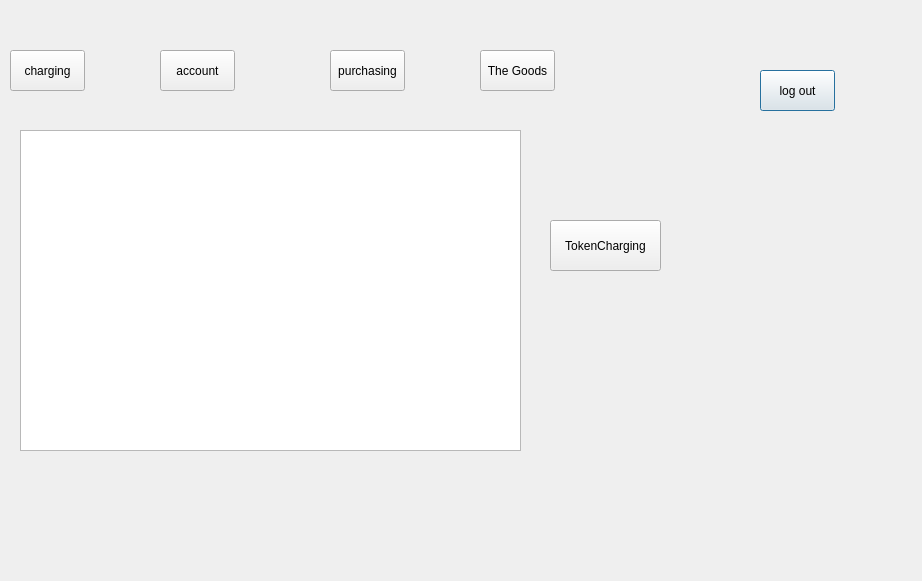
<?xml version="1.0" encoding="UTF-8"?>
<ui version="4.0">
 <class>VIPScreen</class>
 <widget class="QDialog" name="VIPScreen">
  <property name="geometry">
   <rect>
    <x>0</x>
    <y>0</y>
    <width>922</width>
    <height>581</height>
   </rect>
  </property>
  <property name="windowTitle">
   <string>Dialog</string>
  </property>
  <widget class="QPushButton" name="logout">
   <property name="geometry">
    <rect>
     <x>760</x>
     <y>70</y>
     <width>75</width>
     <height>41</height>
    </rect>
   </property>
   <property name="text">
    <string>log out</string>
   </property>
  </widget>
  <widget class="QPushButton" name="chargingBtn">
   <property name="geometry">
    <rect>
     <x>10</x>
     <y>50</y>
     <width>75</width>
     <height>41</height>
    </rect>
   </property>
   <property name="text">
    <string>charging</string>
   </property>
   <property name="checkable">
    <bool>true</bool>
   </property>
  </widget>
  <widget class="QPushButton" name="account">
   <property name="geometry">
    <rect>
     <x>160</x>
     <y>50</y>
     <width>75</width>
     <height>41</height>
    </rect>
   </property>
   <property name="text">
    <string>account</string>
   </property>
   <property name="checkable">
    <bool>true</bool>
   </property>
  </widget>
  <widget class="QPushButton" name="showgoods">
   <property name="geometry">
    <rect>
     <x>480</x>
     <y>50</y>
     <width>75</width>
     <height>41</height>
    </rect>
   </property>
   <property name="text">
    <string>The Goods</string>
   </property>
  </widget>
  <widget class="QPushButton" name="purchasingBtn">
   <property name="geometry">
    <rect>
     <x>330</x>
     <y>50</y>
     <width>75</width>
     <height>41</height>
    </rect>
   </property>
   <property name="text">
    <string>purchasing</string>
   </property>
  </widget>
  <widget class="QListWidget" name="listWidget">
   <property name="geometry">
    <rect>
     <x>20</x>
     <y>130</y>
     <width>501</width>
     <height>321</height>
    </rect>
   </property>
  </widget>
  <widget class="QPushButton" name="TokenCharging">
   <property name="geometry">
    <rect>
     <x>550</x>
     <y>220</y>
     <width>111</width>
     <height>51</height>
    </rect>
   </property>
   <property name="text">
    <string>TokenCharging</string>
   </property>
  </widget>
 </widget>
 <resources/>
 <connections/>
</ui>
